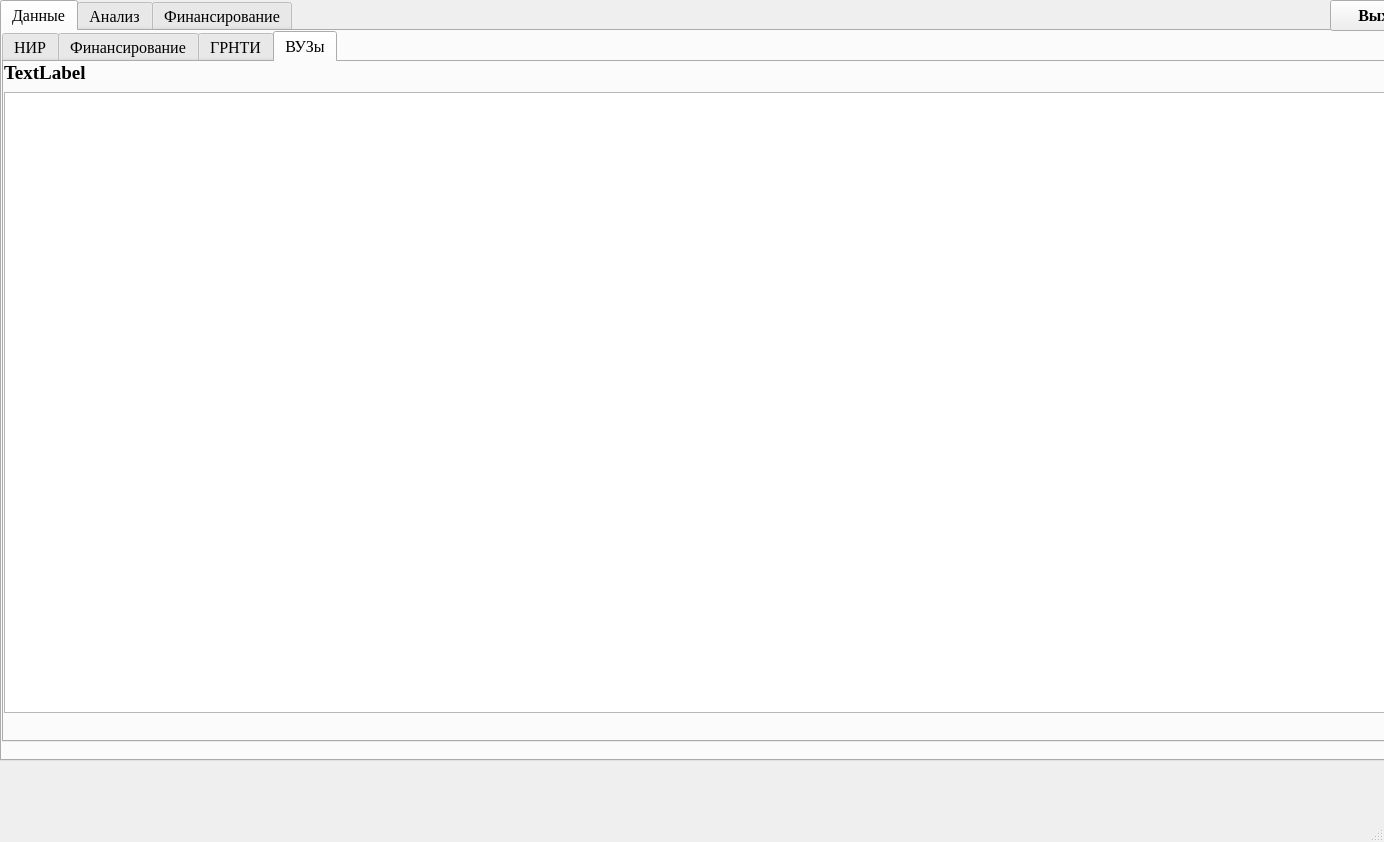
<?xml version="1.0" encoding="UTF-8"?>
<ui version="4.0">
 <class>MainWindow</class>
 <widget class="QMainWindow" name="MainWindow">
  <property name="geometry">
   <rect>
    <x>0</x>
    <y>0</y>
    <width>1384</width>
    <height>842</height>
   </rect>
  </property>
  <property name="windowTitle">
   <string>MainWindow</string>
  </property>
  <widget class="QWidget" name="centralwidget">
   <widget class="QTabWidget" name="tabWidget_1">
    <property name="geometry">
     <rect>
      <x>0</x>
      <y>0</y>
      <width>1581</width>
      <height>761</height>
     </rect>
    </property>
    <property name="font">
     <font>
      <family>Times New Roman</family>
      <pointsize>12</pointsize>
     </font>
    </property>
    <property name="currentIndex">
     <number>0</number>
    </property>
    <widget class="QWidget" name="tab_1">
     <attribute name="title">
      <string>Данные</string>
     </attribute>
     <widget class="QTabWidget" name="tablesViewWidget">
      <property name="geometry">
       <rect>
        <x>0</x>
        <y>0</y>
        <width>1571</width>
        <height>711</height>
       </rect>
      </property>
      <property name="currentIndex">
       <number>3</number>
      </property>
      <widget class="QWidget" name="tab_4">
       <attribute name="title">
        <string>НИР</string>
       </attribute>
       <widget class="QComboBox" name="comboBoxSort">
        <property name="geometry">
         <rect>
          <x>0</x>
          <y>650</y>
          <width>241</width>
          <height>31</height>
         </rect>
        </property>
        <item>
         <property name="text">
          <string>Без сортировки</string>
         </property>
        </item>
        <item>
         <property name="text">
          <string>Сортировка по каждому столбцу</string>
         </property>
        </item>
        <item>
         <property name="text">
          <string>Сортировка по Увеличению Кода</string>
         </property>
        </item>
        <item>
         <property name="text">
          <string>Сортировка по Убыванию Кода</string>
         </property>
        </item>
       </widget>
       <widget class="QPushButton" name="changeButton">
        <property name="geometry">
         <rect>
          <x>240</x>
          <y>650</y>
          <width>91</width>
          <height>31</height>
         </rect>
        </property>
        <property name="text">
         <string>Изменить</string>
        </property>
       </widget>
       <widget class="QPushButton" name="appendButton">
        <property name="geometry">
         <rect>
          <x>330</x>
          <y>650</y>
          <width>91</width>
          <height>31</height>
         </rect>
        </property>
        <property name="text">
         <string>Добавить</string>
        </property>
       </widget>
       <widget class="QPushButton" name="removeButton">
        <property name="geometry">
         <rect>
          <x>420</x>
          <y>650</y>
          <width>81</width>
          <height>31</height>
         </rect>
        </property>
        <property name="text">
         <string>Удалить</string>
        </property>
       </widget>
       <widget class="QPushButton" name="filterButton">
        <property name="geometry">
         <rect>
          <x>500</x>
          <y>650</y>
          <width>131</width>
          <height>31</height>
         </rect>
        </property>
        <property name="text">
         <string>Фильтровать</string>
        </property>
       </widget>
       <widget class="QPushButton" name="resetFiltersButton">
        <property name="geometry">
         <rect>
          <x>630</x>
          <y>650</y>
          <width>171</width>
          <height>31</height>
         </rect>
        </property>
        <property name="text">
         <string>Сбросить фильтры</string>
        </property>
       </widget>
       <widget class="QLabel" name="NirLabel">
        <property name="geometry">
         <rect>
          <x>0</x>
          <y>0</y>
          <width>321</width>
          <height>21</height>
         </rect>
        </property>
        <property name="font">
         <font>
          <family>Times New Roman</family>
          <pointsize>14</pointsize>
          <weight>75</weight>
          <bold>true</bold>
         </font>
        </property>
        <property name="text">
         <string>TextLabel</string>
        </property>
       </widget>
       <widget class="QTableWidget" name="NirViewWidget">
        <property name="geometry">
         <rect>
          <x>0</x>
          <y>30</y>
          <width>1561</width>
          <height>621</height>
         </rect>
        </property>
       </widget>
      </widget>
      <widget class="QWidget" name="tab_5">
       <attribute name="title">
        <string>Финансирование</string>
       </attribute>
       <widget class="QLabel" name="FinancialLabel">
        <property name="geometry">
         <rect>
          <x>0</x>
          <y>0</y>
          <width>351</width>
          <height>21</height>
         </rect>
        </property>
        <property name="font">
         <font>
          <pointsize>14</pointsize>
          <weight>75</weight>
          <bold>true</bold>
         </font>
        </property>
        <property name="text">
         <string>TextLabel</string>
        </property>
       </widget>
       <widget class="QTableWidget" name="FinancialViewWidget">
        <property name="geometry">
         <rect>
          <x>0</x>
          <y>30</y>
          <width>651</width>
          <height>621</height>
         </rect>
        </property>
       </widget>
      </widget>
      <widget class="QWidget" name="tab_6">
       <attribute name="title">
        <string>ГРНТИ</string>
       </attribute>
       <widget class="QLabel" name="GrntiLabel">
        <property name="geometry">
         <rect>
          <x>0</x>
          <y>0</y>
          <width>381</width>
          <height>21</height>
         </rect>
        </property>
        <property name="font">
         <font>
          <pointsize>14</pointsize>
          <weight>75</weight>
          <bold>true</bold>
         </font>
        </property>
        <property name="text">
         <string>TextLabel</string>
        </property>
       </widget>
       <widget class="QTableWidget" name="GrntiViewWidget">
        <property name="geometry">
         <rect>
          <x>0</x>
          <y>30</y>
          <width>701</width>
          <height>621</height>
         </rect>
        </property>
       </widget>
      </widget>
      <widget class="QWidget" name="tab_7">
       <attribute name="title">
        <string>ВУЗы</string>
       </attribute>
       <widget class="QLabel" name="VuzLabel">
        <property name="geometry">
         <rect>
          <x>0</x>
          <y>0</y>
          <width>301</width>
          <height>21</height>
         </rect>
        </property>
        <property name="font">
         <font>
          <pointsize>14</pointsize>
          <weight>75</weight>
          <bold>true</bold>
         </font>
        </property>
        <property name="text">
         <string>TextLabel</string>
        </property>
       </widget>
       <widget class="QTableWidget" name="VuzViewWidget">
        <property name="geometry">
         <rect>
          <x>0</x>
          <y>30</y>
          <width>1561</width>
          <height>621</height>
         </rect>
        </property>
       </widget>
      </widget>
     </widget>
    </widget>
    <widget class="QWidget" name="tab_2">
     <attribute name="title">
      <string>Анализ</string>
     </attribute>
    </widget>
    <widget class="QWidget" name="tab_3">
     <attribute name="title">
      <string>Финансирование</string>
     </attribute>
    </widget>
   </widget>
   <widget class="QPushButton" name="exitButton">
    <property name="geometry">
     <rect>
      <x>1330</x>
      <y>0</y>
      <width>211</width>
      <height>31</height>
     </rect>
    </property>
    <property name="font">
     <font>
      <family>Times New Roman</family>
      <pointsize>12</pointsize>
      <weight>75</weight>
      <bold>true</bold>
     </font>
    </property>
    <property name="text">
     <string>Выход из программы</string>
    </property>
   </widget>
  </widget>
  <widget class="QMenuBar" name="menubar">
   <property name="geometry">
    <rect>
     <x>0</x>
     <y>0</y>
     <width>1384</width>
     <height>26</height>
    </rect>
   </property>
  </widget>
  <widget class="QStatusBar" name="statusbar"/>
 </widget>
 <resources/>
 <connections/>
</ui>
